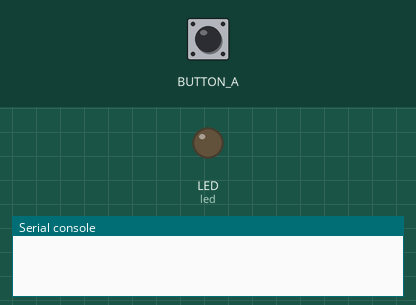
The program below on a simulated Circuit Playground running CircuitPython. Parts: output pins drawn as LEDs (lit = HIGH), the last lines printed to the serial console. The test bench sets the inputs (shaded band). The clock reads 2024-03-15 10:24:30 at power-on unless the program sets it.

Above: at 1.2 s.
1.3 s: button A pressed for 0.15 s
At 1.37 s:
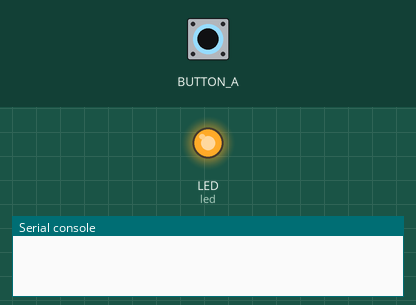
2.9 s: button A pressed for 3.2 s
At 7.4 s:
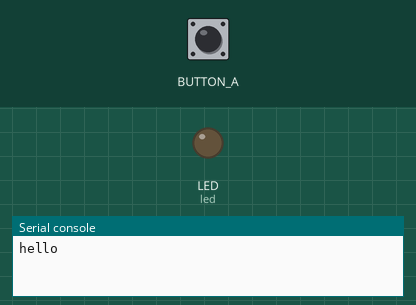
Timing chart, 0 to 8.9 s (numbered marks = the images above; inputs shaded):
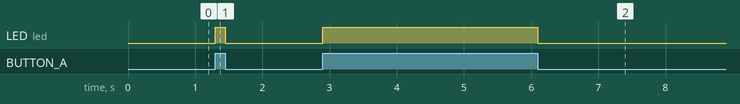

The program:

code.py
```python
import time
import board
import digitalio

led = digitalio.DigitalInOut(board.LED)
led.switch_to_output()

button = digitalio.DigitalInOut(board.BUTTON_A)
button.switch_to_input(pull=digitalio.Pull.DOWN)

last_hello = time.time()
seconds_between_hellos = 5

while True:
    now = time.time()
    if (now - last_hello > seconds_between_hellos):
        print("hello")
        last_hello = now

    if (button.value):
        led.value = True
    else:
        led.value = False
```

Measured:
- after the input at 1.3 s, LED (led): LOW → HIGH at once, → LOW 0.15 s later
- after the input at 2.9 s, LED (led): LOW → HIGH at once, → LOW 3.2 s later
